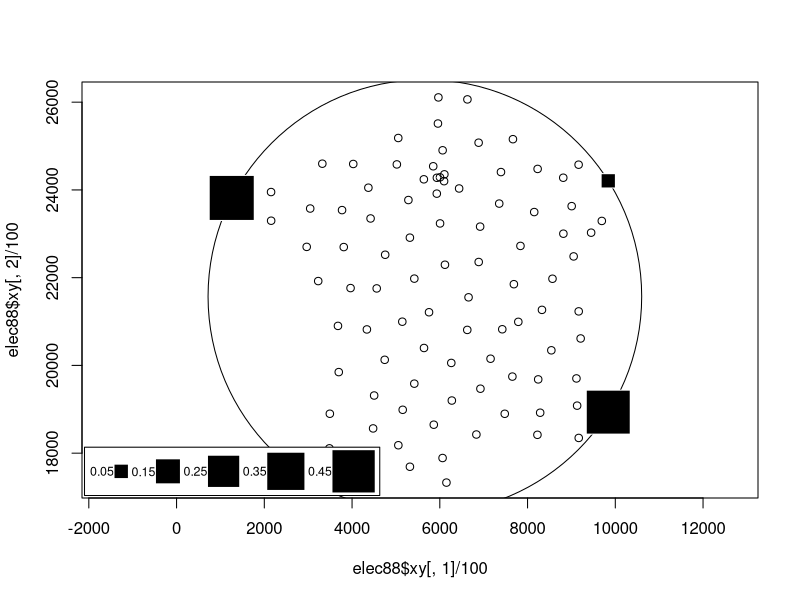

Here is the R script that generated this plot:
library(ade4)


### Name: divcmax
### Title: Maximal value of Rao's diversity coefficient also called
###   quadratic entropy
### Aliases: divcmax
### Keywords: multivariate

### ** Examples

data(elec88)

# Dissimilarity matrix.
d0 <- dist(elec88$xy/100)

# Frequency distribution maximizing spatial diversity in France
# according to Rao's quadratic entropy.
France.m <- divcmax(d0)
w0 <- France.m$vectors$num
v0 <- France.m$value
idx <- (1:94) [w0 > 0]

if(!adegraphicsLoaded()) {
  # Smallest circle including all the 94 departments.
  # The squared radius of that circle is the maximal value of the
  # spatial diversity.
  w1 <- elec88$xy[idx, ]/100
  w.c <- apply(w1 * w0[idx], 2, sum)
  plot(elec88$xy[, 1]/100, elec88$xy[, 2]/100, asp=1)
  symbols(w.c[1], w.c[2], circles = sqrt(v0), inches = FALSE, add = TRUE)
  s.value(elec88$xy/100, w0, add.plot = TRUE)
}
